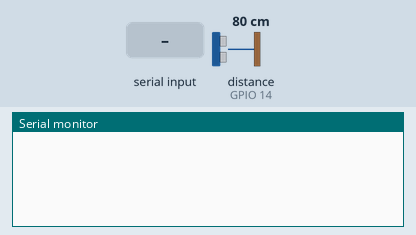
Recording of a program running on a simulated ESP32. Parts: the last lines printed to the serial monitor. Wiring (inferred from the names in the program): ultrasonic range finder: trigger GPIO 32; echo GPIO 14. Inputs (shaded band) come from the test bench; at power-on: distance to the obstacle (sensor on GPIO 14) 80 cm. The echo pulse lasts 58.3 µs per cm.

Above: at 1.2 s.
1.3 s: "guardar\n" received over the second serial link
At 2.1 s:
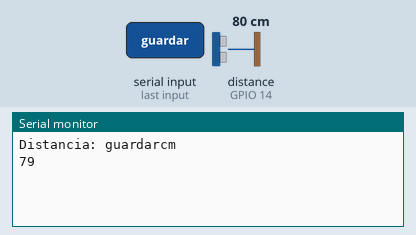
2.8 s: "1\n" received over the second serial link
At 3.3 s:
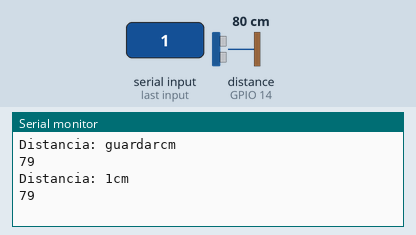

The program:

main.cpp
```cpp
//Universidad Del Valle de Guatemala
//BE3015: Electrónica Digital 2
//José Trujillo
//Proyecto #2
//------------------------------------------------------------------------------------------------

//----------------------------------------------------------------------------------------------------------------------
//Librerías
//----------------------------------------------------------------------------------------------------------------------
#include <Arduino.h>

//----------------------------------------------------------------------------------------------------------------------
//Definición de pines
//----------------------------------------------------------------------------------------------------------------------


#define Trigger 32   //Pin digital 2 para el Trigger del sensor
#define Echo 14   //Pin digital 3 para el Echo del sensor

//----------------------------------------------------------------------------------------------------------------------
//Prototipos de funciones
//----------------------------------------------------------------------------------------------------------------------
void sensorProximidad(void);
void guardarDatoSD(void);
//---------------------------------------------------------------------------------------------------------------------
//Variables Globales
//----------------------------------------------------------------------------------------------------------------------

//Son de tipo long debido a que su dato es en la medición de tiempo
long t; //timepo que demora en llegar el eco
long d; //distancia en centimetros

//DELAY 1 = 10 microsegundos
long LastTime1;

//DELAY 2 = 1000 milisegundos
long LastTime2;
long tiempo2 = 1000;

String medidor = "";
String guardado= "";

bool comunicacion = false; //esto me va a permitir definir cuando empieza y termina la comunicación UART
//----------------------------------------------------------------------------------------------------------------------
//ISR  (interrupciones)
//----------------------------------------------------------------------------------------------------------------------

//----------------------------------------------------------------------------------------------------------------------
//CONFIGURACIÓN
//----------------------------------------------------------------------------------------------------------------------
void setup() {
  Serial.begin(115200);//iniciailzamos la comunicación
  Serial2.begin(115200);
  pinMode(Trigger, OUTPUT); //pin como salida
  pinMode(Echo, INPUT);  //pin como entrada

  digitalWrite(Trigger, LOW);//Inicializamos el pin con 0

  //tiempos
  LastTime1=micros();
  LastTime2=millis();
}


//---------------------------------------------------------------------------------------------------------------------
//Loop principal
//---------------------------------------------------------------------------------------------------------------------
void loop()
{
  sensorProximidad();
 // guardarDatoSD();

}

//---------------------------------------------------------------------------------------------------------------------
//Sensor proximidad
//---------------------------------------------------------------------------------------------------------------------
void sensorProximidad(void){
  // este while permite mandar la señal de disparo del sensor con un ancho de banda de 10us en alto, luego se apaga
  digitalWrite(Trigger, HIGH);
  LastTime1=micros();
  while(micros()<LastTime1+10) ;
  digitalWrite(Trigger, LOW);

  //obtenemos el ancho del pulso
  t = pulseIn(Echo, HIGH);
  //escalamos el tiempo a una distancia en cm
  d = t/59;

  Serial2.println(d);
  //permite leer lo que se mande al canal serial 1 hasta que exista un espacio y lo guarda en la variable
  if (Serial2.available()>0){
    medidor = Serial2.readStringUntil('\n');
    //Comunicación con monitor
    Serial.print("Distancia: ");
    Serial.print(medidor);
    Serial.print("cm");
    Serial.println();
    Serial.println(d);
  }
}

//---------------------------------------------------------------------------------------------------------------------
//Guardar datos en la SD
//---------------------------------------------------------------------------------------------------------------------
void guardarDatoSD(void){
   if (Serial2.available()>=0){
    //permite leer lo que se mande al canal serial 1 hasta que exista un espacio y lo guarda en la variable
    guardado= Serial2.readStringUntil('\n');
    if (guardado == "guardar"){
      //Comunicacion con UART
      Serial.println("Se guardaron los datos en la memoria SD");
      //Se envia el dato a TIVA para que lo guarde
      Serial2.println(d);
      guardado = "";
    }
  }
}
```

Measured:
- after the input at 1.3 s, the serial monitor: prints a new line at once (image 1)
- after the input at 2.8 s, the serial monitor: prints a new line at once (image 2)
